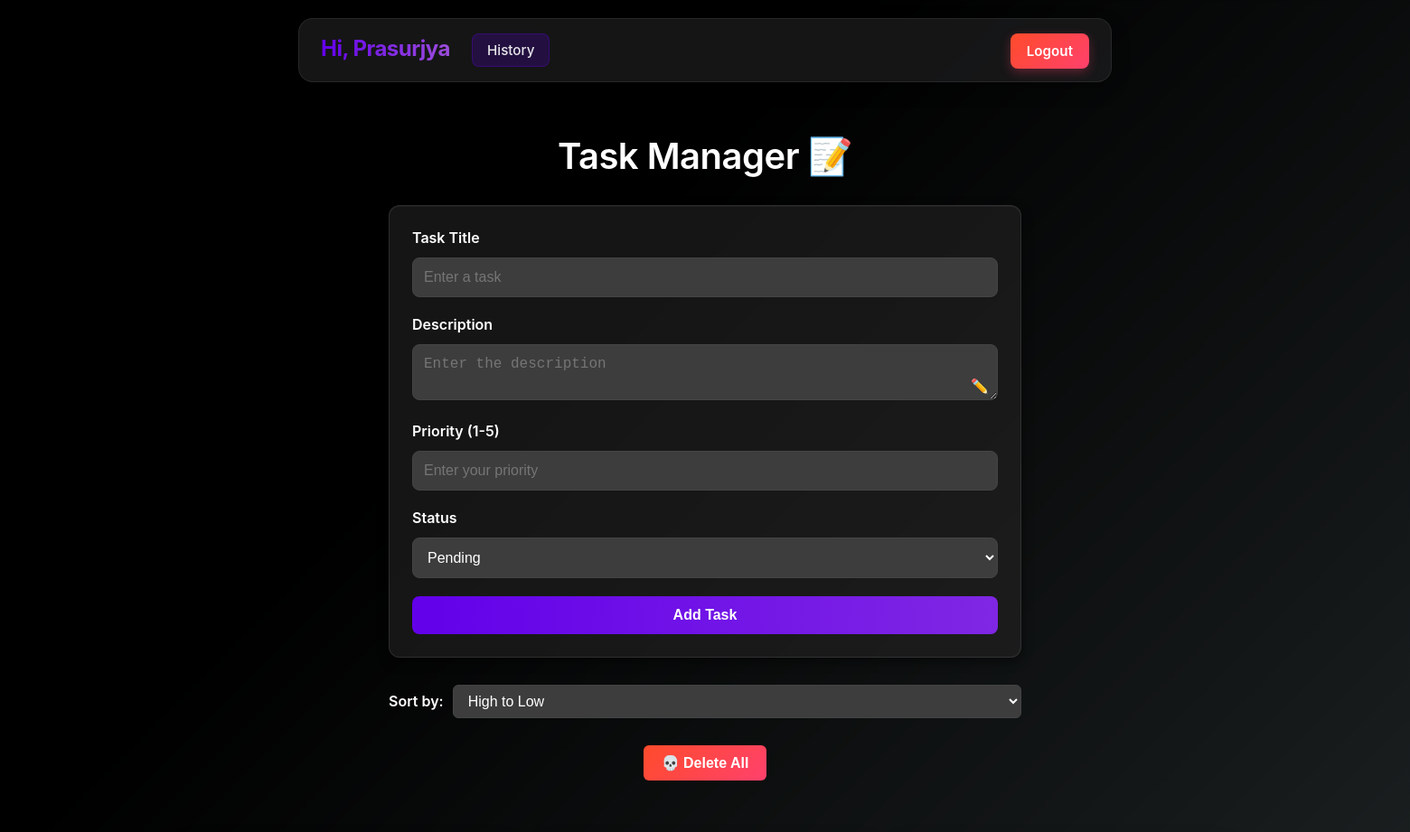
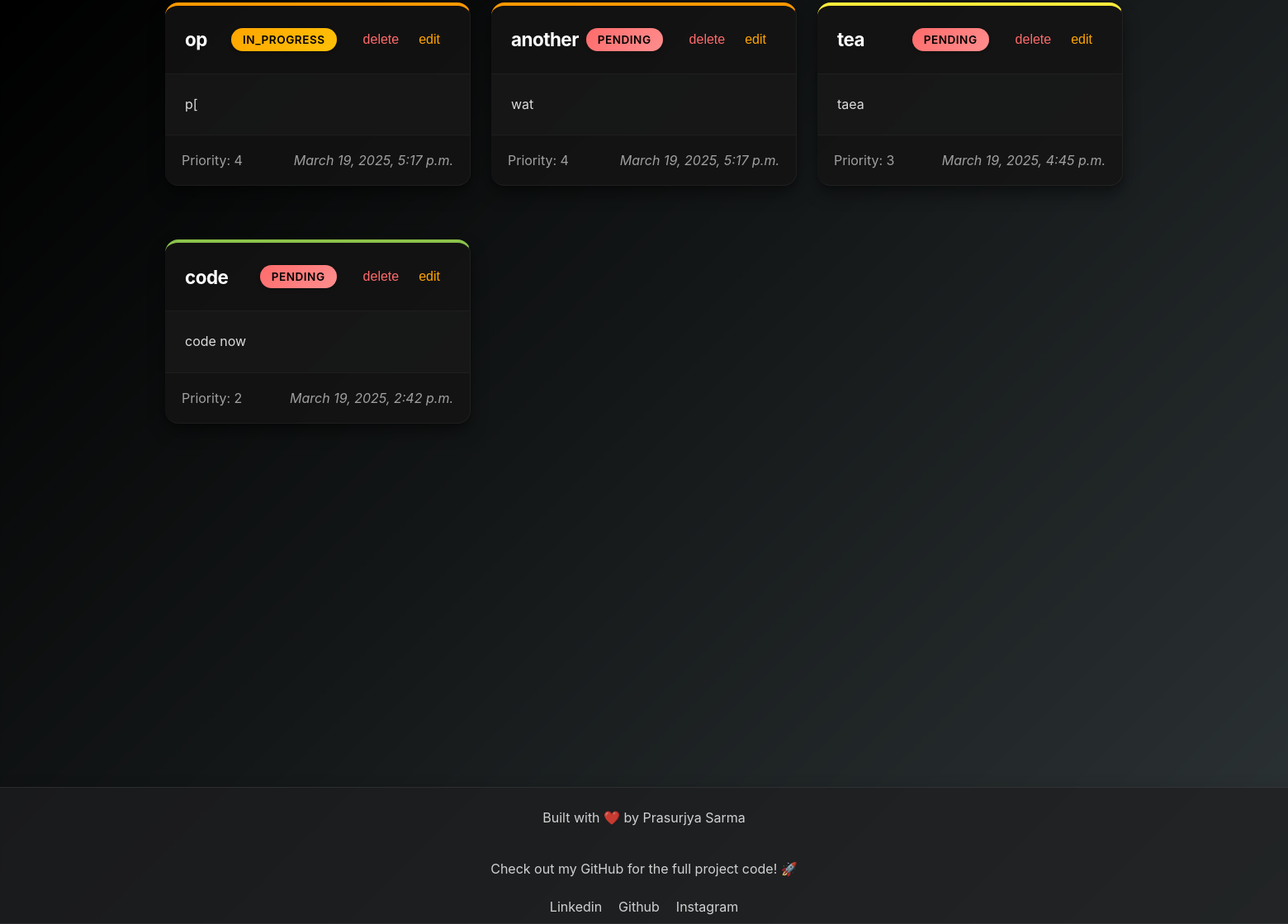
Screenshot of / (signed in) with the database file from the repository (2 pictures, top to bottom).
### task_manager/models.py (models this page shows, shortened)
class Task(models.Model):
    user=models.ForeignKey(User,on_delete=models.SET_NULL,null=True,blank=True)
    Status=[
        ('pending','Pending'),
        ('completed','Completed'),
        ('in_progress','In Progress')
    ]
    title=models.CharField(max_length=300)
    description=models.TextField(blank=True)
    created_at=models.DateTimeField(auto_now_add=True)
    updated_at=models.DateTimeField(auto_now_add=True)
    priority=models.IntegerField(default=1,
        validators=[MinValueValidator(1),MaxValueValidator(5)])
    status=models.CharField(max_length=100,choices=Status,default='pending')

### task_manager/views.py (the view)
# urls.py: path('',views.view_tasks,name='home'),
@login_required(login_url="/login/")
def view_tasks(request):
    sort_tasks=request.GET.get('sort',"-priority")
    tasks = Task.objects.filter(
        user=request.user
    ).filter(
        Q(status="pending") | Q(status="in_progress")
    ).order_by(sort_tasks)
    return render(request,'index.html',{'tasks':tasks,'sort_tasks':sort_tasks})

### task_manager/templates/index.html (shortened to what this page needs)
{% load static %}
<!DOCTYPE html>
<html lang="en">
  <head>
    <link rel="stylesheet" type="text/css" href="{% static 'styles.css' %}" />
    <link rel="stylesheet" href="https://cdnjs.cloudflare.com/ajax/libs/aos/2.3.4/aos.css" />
  </head>
  <body>
    <nav class="navbar" data-aos="fade-down">
      <div class="navbar-left">
        <a href="#" class="user-name">Hi, {{request.user.first_name}}</a>
        <a href="{% url 'history_tasks' %}" class="history-link">History</a>
      </div>
      <div class="navbar-right">
        <a href="{% url 'logout' %}" class="logout-btn">Logout</a>
      </div>
    </nav>
    <h1>Task Manager 📝</h1>
    <form action="{% url 'add_task' %}" method="post" class="task-form" data-aos="fade-in">
      <label for="title">Task Title</label>
      <input
        type="text"
        name="title"
        id="title"
        class="form-control"
        placeholder="Enter a task"
        required
      />
      <label for="desc">Description</label>
      <button type="button" id="generate-ai-btn" class="btn-ai">✏️</button>
      <textarea
        name="desc"
        id="desc"
        class="form-control"
        placeholder="Enter the description"
      ></textarea>
      <label for="priority">Priority (1-5)</label>
      <input
        type="number"
        name="priority"
        id="priority"
        class="form-control"
        min="1"
        max="5"
        placeholder="Enter your priority"
        required
      />
      <label for="status">Status</label>
      <select name="status" id="status" class="form-control">
        <option value="pending">Pending</option>
      </select>
      <button type="submit" class="btn btn-primary mt-3">Add Task</button>
    </form>
    <form action="{% url 'home' %}" method="get" class="sort-form" data-aos="fade-in">
      <label for="sort">Sort by: </label>
      <select name="sort" id="sort" onchange="this.form.submit()">
        <option value="-priority" {% if sort_tasks|default:"-priority" == "-priority" %} selected {% endif %}>High to Low</option>
      </select>
    </form>
    <div>
      <form action="{% url 'delete_all_tasks' %}" method="post" class="delete_all_form" data-aos="fade-in">
        <button type="submit" class="btn-delete-all">💀 Delete All</button>
      </form>
    </div>
    <div class="task-container" data-aos="fade-up">
      {% for task in tasks %}
      <div class="task-card priority-{{ task.priority }}">
        <div class="task-header">
          <h3>{{ task.title }}</h3>
          <span class="task-status {{ task.status }}">{{ task.status }}</span>
          <form action="{% url 'delete_task' task.id %}" method="post" class="delete_form">
            <button type="submit" class="btn-delete">delete</button>
          </form>
          <button type="button" class="btn-edit" id="edit_btn">edit</button>
        </div>
        <div class="task-body">
          <p class="task-description">{{ task.description }}</p>
        </div>
        <div class="task-footer">
          <span class="task-priority">Priority: {{ task.priority }}</span>
          <span class="task-updated-at" id="update_at">{{ task.updated_at }}</span>
        </div>
      </div>
      {% endfor %}
    </div>
    <footer class="footer" >
      <div class="footer-content">
        <p>Built with ❤️ by Prasurjya Sarma</p>
        <p>Check out my GitHub for the full project code! 🚀</p>
        <div class="footer-links">
          <a href="#" class="footer-link">Linkedin</a>
          <a href="#" class="footer-link">Github</a>
          <a href="#" class="footer-link">Instagram</a>
        </div>
      </div>
    </footer>
  </body>
</html>

### rows the page displays
Task: title "op", status "IN_PROGRESS", description "p[", priority "4"
Task: title "another", status "PENDING", description "wat", priority "4"
Task: title "tea", status "PENDING", description "taea", priority "3"
Task: title "code", status "PENDING", description "code now", priority "2"
